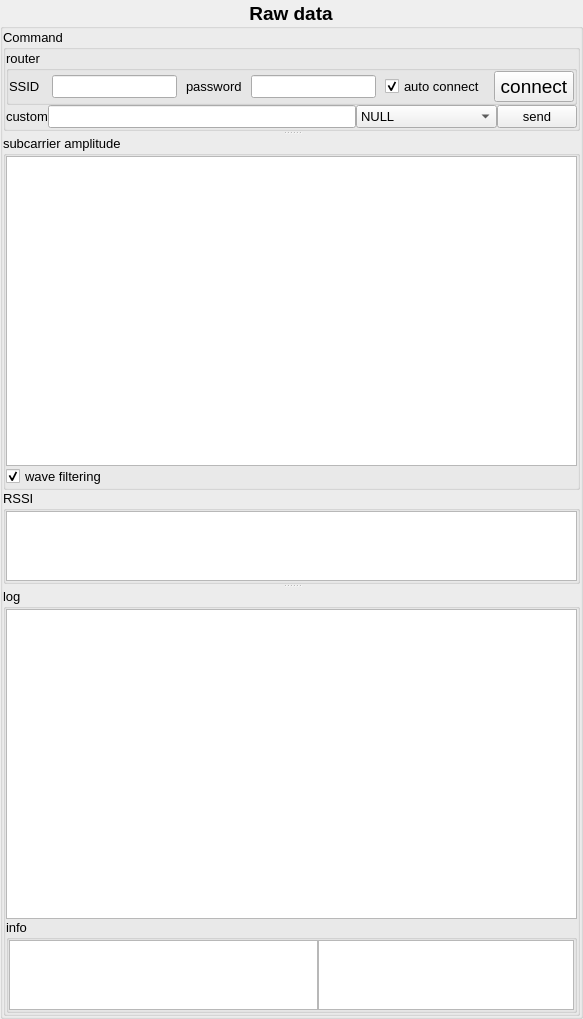
      <widget class="QGroupBox" name="groupBox_raw_data">
       <property name="font">
        <font>
         <pointsize>14</pointsize>
         <weight>75</weight>
         <bold>true</bold>
         <stylestrategy>PreferAntialias</stylestrategy>
        </font>
       </property>
       <property name="title">
        <string extracomment="Real time display of received CSI information">Raw data</string>
       </property>
       <property name="alignment">
        <set>Qt::AlignCenter</set>
       </property>
       <layout class="QVBoxLayout" name="verticalLayout_6">
        <property name="spacing">
         <number>0</number>
        </property>
        <property name="leftMargin">
         <number>0</number>
        </property>
        <property name="topMargin">
         <number>0</number>
        </property>
        <property name="rightMargin">
         <number>0</number>
        </property>
        <property name="bottomMargin">
         <number>0</number>
        </property>
        <item>
         <widget class="QSplitter" name="splitter_raw_data">
          <property name="orientation">
           <enum>Qt::Vertical</enum>
          </property>
          <widget class="QGroupBox" name="groupBox_16">
           <property name="sizePolicy">
            <sizepolicy hsizetype="Preferred" vsizetype="Minimum">
             <horstretch>0</horstretch>
             <verstretch>0</verstretch>
            </sizepolicy>
           </property>
           <property name="font">
            <font>
             <pointsize>10</pointsize>
             <weight>50</weight>
             <bold>false</bold>
             <stylestrategy>PreferAntialias</stylestrategy>
            </font>
           </property>
           <property name="title">
            <string>Command</string>
           </property>
           <layout class="QVBoxLayout" name="verticalLayout_4">
            <property name="spacing">
             <number>0</number>
            </property>
            <property name="leftMargin">
             <number>0</number>
            </property>
            <property name="topMargin">
             <number>0</number>
            </property>
            <property name="rightMargin">
             <number>0</number>
            </property>
            <property name="bottomMargin">
             <number>0</number>
            </property>
            <item>
             <widget class="QGroupBox" name="groupBox_11">
              <property name="sizePolicy">
               <sizepolicy hsizetype="Preferred" vsizetype="Minimum">
                <horstretch>0</horstretch>
                <verstretch>0</verstretch>
               </sizepolicy>
              </property>
              <property name="font">
               <font>
                <pointsize>10</pointsize>
                <weight>50</weight>
                <bold>false</bold>
                <stylestrategy>PreferAntialias</stylestrategy>
               </font>
              </property>
              <property name="title">
               <string>router</string>
              </property>
              <layout class="QHBoxLayout" name="horizontalLayout_13" stretch="1,4,1,4,1,2">
               <property name="spacing">
                <number>9</number>
               </property>
               <property name="leftMargin">
                <number>0</number>
               </property>
               <property name="topMargin">
                <number>0</number>
               </property>
               <property name="rightMargin">
                <number>0</number>
               </property>
               <property name="bottomMargin">
                <number>0</number>
               </property>
               <item>
                <widget class="QLabel" name="label_delay_2">
                 <property name="sizePolicy">
                  <sizepolicy hsizetype="Preferred" vsizetype="Fixed">
                   <horstretch>0</horstretch>
                   <verstretch>0</verstretch>
                  </sizepolicy>
                 </property>
                 <property name="text">
                  <string>SSID </string>
                 </property>
                </widget>
               </item>
               <item>
                <widget class="QLineEdit" name="lineEdit_router_ssid"/>
               </item>
               <item>
                <widget class="QLabel" name="label_duration_2">
                 <property name="sizePolicy">
                  <sizepolicy hsizetype="Preferred" vsizetype="Fixed">
                   <horstretch>0</horstretch>
                   <verstretch>0</verstretch>
                  </sizepolicy>
                 </property>
                 <property name="text">
                  <string>password</string>
                 </property>
                </widget>
               </item>
               <item>
                <widget class="QLineEdit" name="lineEdit_router_password"/>
               </item>
               <item>
                <widget class="QCheckBox" name="checkBox_router_auto_connect">
                 <property name="text">
                  <string>auto connect</string>
                 </property>
                 <property name="checked">
                  <bool>true</bool>
                 </property>
                </widget>
               </item>
               <item>
                <widget class="QPushButton" name="pushButton_router_connect">
                 <property name="font">
                  <font>
                   <pointsize>14</pointsize>
                   <weight>50</weight>
                   <bold>false</bold>
                   <stylestrategy>PreferAntialias</stylestrategy>
                  </font>
                 </property>
                 <property name="text">
                  <string>connect</string>
                 </property>
                 <property name="autoDefault">
                  <bool>false</bool>
                 </property>
                 <property name="default">
                  <bool>false</bool>
                 </property>
                </widget>
               </item>
              </layout>
             </widget>
            </item>
            <item>
             <layout class="QHBoxLayout" name="horizontalLayout_4" stretch="1,8,3,2">
              <property name="spacing">
               <number>0</number>
              </property>
              <item>
               <widget class="QLabel" name="label">
                <property name="font">
                 <font>
                  <pointsize>10</pointsize>
                  <weight>50</weight>
                  <bold>false</bold>
                  <stylestrategy>PreferAntialias</stylestrategy>
                 </font>
                </property>
                <property name="text">
                 <string>custom</string>
                </property>
               </widget>
              </item>
              <item>
               <widget class="QLineEdit" name="lineEdit_command">
                <property name="font">
                 <font>
                  <pointsize>10</pointsize>
                  <weight>50</weight>
                  <bold>false</bold>
                  <stylestrategy>PreferAntialias</stylestrategy>
                 </font>
                </property>
               </widget>
              </item>
              <item>
               <widget class="QComboBox" name="comboBox_command">
                <property name="font">
                 <font>
                  <pointsize>10</pointsize>
                  <weight>50</weight>
                  <bold>false</bold>
                  <stylestrategy>PreferAntialias</stylestrategy>
                 </font>
                </property>
                <item>
                 <property name="text">
                  <string>NULL</string>
                 </property>
                </item>
                <item>
                 <property name="text">
                  <string>restart</string>
                 </property>
                </item>
                <item>
                 <property name="text">
                  <string>radar --output LLFT</string>
                 </property>
                </item>
                <item>
                 <property name="text">
                  <string>version</string>
                 </property>
                </item>
                <item>
                 <property name="text">
                  <string>wifi_config --info</string>
                 </property>
                </item>
                <item>
                 <property name="text">
                  <string>wifi_scan</string>
                 </property>
                </item>
                <item>
                 <property name="text">
                  <string>ping --abort</string>
                 </property>
                </item>
               </widget>
              </item>
              <item>
               <widget class="QPushButton" name="pushButton_command">
                <property name="font">
                 <font>
                  <pointsize>10</pointsize>
                  <weight>50</weight>
                  <bold>false</bold>
                  <stylestrategy>PreferAntialias</stylestrategy>
                 </font>
                </property>
                <property name="text">
                 <string>send</string>
                </property>
               </widget>
              </item>
             </layout>
            </item>
           </layout>
          </widget>
          <widget class="QWidget" name="layoutWidget">
           <layout class="QVBoxLayout" name="verticalLayout_7" stretch="32,1">
            <property name="spacing">
             <number>0</number>
            </property>
            <item>
             <widget class="QGroupBox" name="groupBox_subcarrier">
              <property name="font">
               <font>
                <pointsize>10</pointsize>
                <weight>50</weight>
                <bold>false</bold>
                <stylestrategy>PreferAntialias</stylestrategy>
               </font>
              </property>
              <property name="title">
               <string>subcarrier amplitude</string>
              </property>
              <property name="flat">
               <bool>false</bool>
              </property>
              <property name="checkable">
               <bool>false</bool>
              </property>
              <layout class="QVBoxLayout" name="verticalLayout_9">
               <property name="spacing">
                <number>0</number>
               </property>
               <property name="leftMargin">
                <number>0</number>
               </property>
               <property name="topMargin">
                <number>0</number>
               </property>
               <property name="rightMargin">
                <number>0</number>
               </property>
               <property name="bottomMargin">
                <number>0</number>
               </property>
               <item>
                <layout class="QHBoxLayout" name="horizontalLayout_8"/>
               </item>
               <item>
                <widget class="PlotWidget" name="graphicsView_subcarrier"/>
               </item>
               <item>
                <widget class="QCheckBox" name="checkBox_wave_filtering">
                 <property name="font">
                  <font>
                   <pointsize>10</pointsize>
                   <weight>50</weight>
                   <bold>false</bold>
                   <stylestrategy>PreferAntialias</stylestrategy>
                  </font>
                 </property>
                 <property name="layoutDirection">
                  <enum>Qt::LeftToRight</enum>
                 </property>
                 <property name="text">
                  <string>wave filtering</string>
                 </property>
                 <property name="checked">
                  <bool>true</bool>
                 </property>
                </widget>
               </item>
              </layout>
             </widget>
            </item>
            <item>
             <widget class="QGroupBox" name="groupBox_rssi">
              <property name="font">
               <font>
                <pointsize>10</pointsize>
                <weight>50</weight>
                <bold>false</bold>
                <stylestrategy>PreferAntialias</stylestrategy>
               </font>
              </property>
              <property name="title">
               <string>RSSI</string>
              </property>
              <layout class="QVBoxLayout" name="verticalLayout_10">
               <property name="spacing">
                <number>0</number>
               </property>
               <property name="leftMargin">
                <number>0</number>
               </property>
               <property name="topMargin">
                <number>0</number>
               </property>
               <property name="rightMargin">
                <number>0</number>
               </property>
               <property name="bottomMargin">
                <number>0</number>
               </property>
               <item>
                <widget class="PlotWidget" name="graphicsView_rssi">
                 <property name="sizePolicy">
                  <sizepolicy hsizetype="Preferred" vsizetype="Preferred">
                   <horstretch>0</horstretch>
                   <verstretch>0</verstretch>
                  </sizepolicy>
                 </property>
                </widget>
               </item>
              </layout>
             </widget>
            </item>
           </layout>
          </widget>
          <widget class="QGroupBox" name="groupBox_13">
           <property name="font">
            <font>
             <pointsize>10</pointsize>
             <weight>50</weight>
             <bold>false</bold>
             <stylestrategy>PreferAntialias</stylestrategy>
            </font>
           </property>
           <property name="title">
            <string>log</string>
           </property>
           <layout class="QVBoxLayout" name="verticalLayout_13" stretch="16,1">
            <property name="spacing">
             <number>0</number>
            </property>
            <property name="leftMargin">
             <number>0</number>
            </property>
            <property name="topMargin">
             <number>0</number>
            </property>
            <property name="rightMargin">
             <number>0</number>
            </property>
            <property name="bottomMargin">
             <number>0</number>
            </property>
            <item>
             <widget class="QTextBrowser" name="textBrowser_log">
              <property name="sizePolicy">
               <sizepolicy hsizetype="Preferred" vsizetype="Preferred">
                <horstretch>0</horstretch>
                <verstretch>0</verstretch>
               </sizepolicy>
              </property>
              <property name="font">
               <font>
                <pointsize>8</pointsize>
                <weight>50</weight>
                <bold>false</bold>
                <stylestrategy>PreferAntialias</stylestrategy>
               </font>
              </property>
             </widget>
            </item>
            <item>
             <widget class="QGroupBox" name="groupBox_radioHeader">
              <property name="font">
               <font>
                <pointsize>10</pointsize>
                <weight>50</weight>
                <bold>false</bold>
                <stylestrategy>PreferAntialias</stylestrategy>
               </font>
              </property>
              <property name="title">
               <string>info</string>
              </property>
              <layout class="QHBoxLayout" name="horizontalLayout_5" stretch="5,0">
               <property name="spacing">
                <number>0</number>
               </property>
               <property name="leftMargin">
                <number>0</number>
               </property>
               <property name="topMargin">
                <number>0</number>
               </property>
               <property name="rightMargin">
                <number>0</number>
               </property>
               <property name="bottomMargin">
                <number>0</number>
               </property>
               <item>
                <widget class="QTableView" name="tableView_radioHeader">
                 <property name="font">
                  <font>
                   <pointsize>8</pointsize>
                   <weight>50</weight>
                   <bold>false</bold>
                   <stylestrategy>PreferAntialias</stylestrategy>
                  </font>
                 </property>
                 <property name="autoScrollMargin">
                  <number>10</number>
                 </property>
                 <property name="sortingEnabled">
                  <bool>false</bool>
                 </property>
                 <attribute name="horizontalHeaderMinimumSectionSize">
                  <number>12</number>
                 </attribute>
                 <attribute name="verticalHeaderMinimumSectionSize">
                  <number>10</number>
                 </attribute>
                 <attribute name="verticalHeaderDefaultSectionSize">
                  <number>20</number>
                 </attribute>
                 <attribute name="verticalHeaderStretchLastSection">
                  <bool>true</bool>
                 </attribute>
                </widget>
               </item>
               <item>
                <widget class="QTableView" name="tableView_device_info">
                 <property name="font">
                  <font>
                   <pointsize>8</pointsize>
                   <weight>50</weight>
                   <bold>false</bold>
                   <stylestrategy>PreferAntialias</stylestrategy>
                  </font>
                 </property>
                 <property name="autoScrollMargin">
                  <number>10</number>
                 </property>
                 <property name="sortingEnabled">
                  <bool>false</bool>
                 </property>
                 <attribute name="horizontalHeaderMinimumSectionSize">
                  <number>12</number>
                 </attribute>
                 <attribute name="verticalHeaderMinimumSectionSize">
                  <number>10</number>
                 </attribute>
                 <attribute name="verticalHeaderDefaultSectionSize">
                  <number>20</number>
                 </attribute>
                 <attribute name="verticalHeaderStretchLastSection">
                  <bool>true</bool>
                 </attribute>
                </widget>
               </item>
              </layout>
             </widget>
            </item>
           </layout>
          </widget>
         </widget>
        </item>
       </layout>
      </widget>
